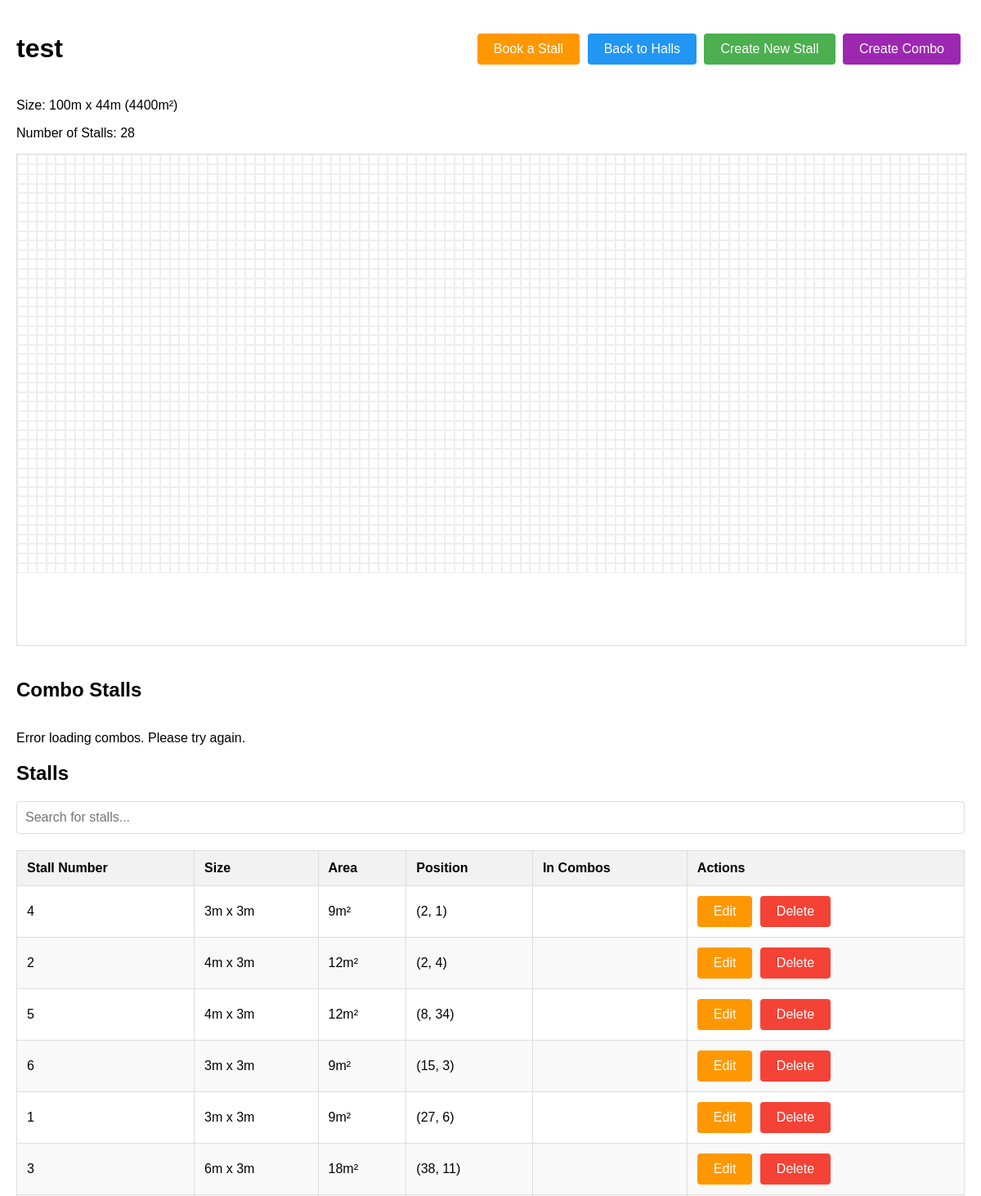
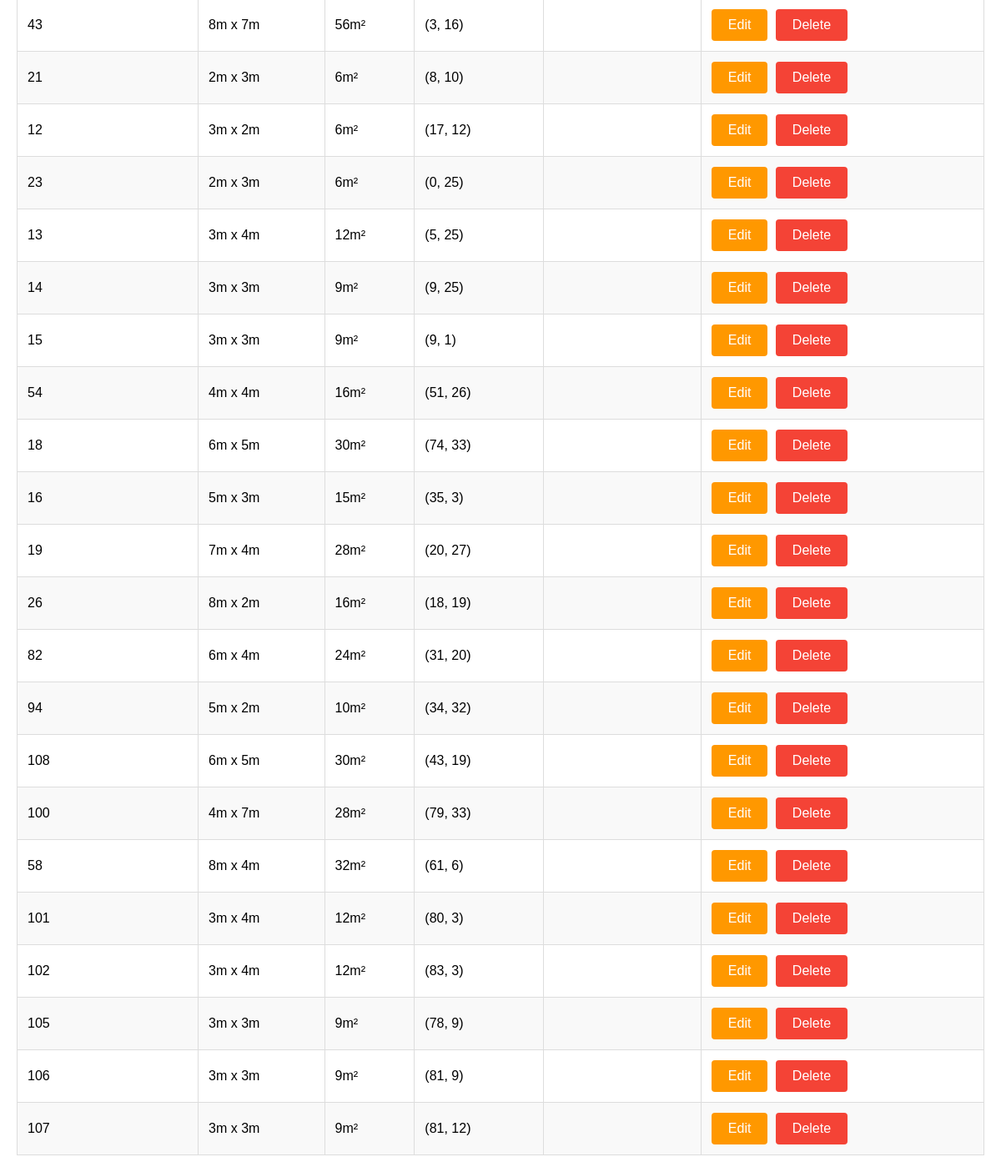
Screenshot of /halls/1/ with the database file from the repository (2 pictures, top to bottom).
### halls/models.py (models this page shows, shortened)
class Hall(models.Model):
    name = models.CharField(max_length=100)
    length = models.IntegerField(help_text="Length in meters")
    breadth = models.IntegerField(help_text="Breadth in meters")
    @property
    def total_area(self):
        return self.length * self.breadth

class Stall(models.Model):
    STATUS_CHOICES = [
        ('available', 'Available'),
        ('booked', 'Booked'),
        ('blocked', 'Blocked'),
    ]
    hall = models.ForeignKey(Hall, on_delete=models.CASCADE, related_name='stalls')
    stall_number = models.CharField(max_length=20)
    x_start = models.IntegerField()
    y_start = models.IntegerField()
    width = models.IntegerField()
    height = models.IntegerField()
    selected_boxes = models.JSONField(default=list)
    status = models.CharField(max_length=20, choices=STATUS_CHOICES, default='available')
    price = models.DecimalField(max_digits=10, decimal_places=2, default=10.00)
    @property
    def area(self):
        return self.width * self.height

### halls/views.py (the view)
# urls.py: path('halls/<int:hall_id>/', views.hall_detail, name='hall_detail'),
def hall_detail(request, hall_id):
    hall = get_object_or_404(Hall, id=hall_id)
    stalls = hall.stalls.all()
    return render(request, 'halls/hall_detail.html', {'hall': hall, 'stalls': stalls})

### templates/halls/hall_detail.html (shortened to what this page needs)
<!DOCTYPE html>
<html lang="en">
<head>
</head>
<body>
    <div class="container">
        <div class="header">
            <h1>{{ hall.name }}</h1>
            <div>
                <a href="{% url 'stall_booking' hall.id %}" class="btn" style="background-color: #FF9800;">Book a Stall</a>
                <a href="{% url 'index' %}" class="btn" style="background-color: #2196F3;">Back to Halls</a>
                <a href="{% url 'create_stall' hall.id %}" class="btn">Create New Stall</a>
                <button id="create-combo-btn" class="btn" style="background-color: #9C27B0;">Create Combo</button>
            </div>
        </div>
        <div class="hall-info">
            <p>Size: {{ hall.length }}m x {{ hall.breadth }}m ({{ hall.total_area }}m²)</p>
            <p>Number of Stalls: {{ hall.stalls.count }}</p>
        </div>
        <div class="hall-display" id="hall-display"
             style="width: 100%; height: 600px;"
             data-hall-id="{{ hall.id }}"
             data-length="{{ hall.length }}"
             data-breadth="{{ hall.breadth }}">
        </div>
        <div class="combo-list">
            <div class="section-header">
                <h2>Combo Stalls</h2>
            </div>
            <div id="combo-table-container">
            </div>
        </div>
        <div class="stall-list">
            <h2>Stalls</h2>
            {% if stalls %}
            <div class="search-container">
                <input type="text" id="stallSearchInput" placeholder="Search for stalls..." class="search-input">
            </div>
            <table class="stall-table" id="stallTable">
                <thead>
                    <tr>
                        <th>Stall Number</th>
                        <th>Size</th>
                        <th>Area</th>
                        <th>Position</th>
                        <th>In Combos</th>
                        <th>Actions</th>
                    </tr>
                </thead>
                <tbody>
                    {% for stall in stalls %}
                    <tr data-stall-id="{{ stall.id }}">
                        <td>{{ stall.stall_number }}</td>
                        <td>{{ stall.width }}m x {{ stall.height }}m</td>
                        <td>{{ stall.area }}m²</td>
                        <td>({{ stall.x_start }}, {{ stall.y_start }})</td>
                        <td class="stall-combos"></td>
                        <td>
                            <button class="btn btn-warning edit-stall-btn" data-stall-id="{{ stall.id }}" data-stall-number="{{ stall.stall_number }}">Edit</button>
                            <a href="{% url 'delete_stall' hall.id stall.id %}" class="btn btn-danger" onclick="return confirm('Are you sure you want to delete this stall?')">Delete</a>
                        </td>
                    </tr>
                    {% endfor %}
                </tbody>
            </table>
            {% else %}
            <p>No stalls created yet. Create a new stall to get started.</p>
            {% endif %}
        </div>
    </div>
</body>
</html>

### templates/halls/hall_detail.html (style rules this page uses)
body { font-family: Arial, sans-serif; margin: 0; padding: 20px; }
.container { max-width: 1200px; margin: 0 auto; }
.header { display: flex; justify-content: space-between; align-items: center; margin-bottom: 20px; }
.btn { background-color: #4CAF50; border: none; color: white; padding: 10px 20px; text-align: center; text-decoration: none; display: inline-block; font-size: 16px; cursor: pointer; border-radius: 4px; margin-right: 5px; }
.btn-danger { background-color: #f44336; }
.btn-warning { background-color: #FF9800; }
.hall-display { border: 1px solid #ddd; overflow: auto; margin-bottom: 20px; position: relative; }
.stall-table, .combo-table { width: 100%; border-collapse: collapse; margin-top: 20px; }
.stall-table th, .stall-table td, .combo-table th, .combo-table td { border: 1px solid #ddd; padding: 12px; text-align: left; }
.stall-table th, .combo-table th { background-color: #f2f2f2; font-weight: bold; }
.stall-table tr:nth-child(even), .combo-table tr:nth-child(even) { background-color: #f9f9f9; }
.search-container { margin-bottom: 15px; position: relative; }
.search-input { width: 100%; padding: 10px; font-size: 16px; border: 1px solid #ddd; border-radius: 4px; box-sizing: border-box; }
.section-header { display: flex; justify-content: space-between; align-items: center; margin-bottom: 10px; }

### rows the page displays
Hall: name "test", length "100", breadth "44", total_area "4400", stalls.count "28"
Stall: stall_number "4", width "3", height "3", area "9", x_start "2", y_start "1"
Stall: stall_number "2", width "4", height "3", area "12", x_start "2", y_start "4"
Stall: stall_number "5", width "4", height "3", area "12", x_start "8", y_start "34"
Stall: stall_number "6", width "3", height "3", area "9", x_start "15", y_start "3"
Stall: stall_number "1", width "3", height "3", area "9", x_start "27", y_start "6"
Stall: stall_number "3", width "6", height "3", area "18", x_start "38", y_start "11"
Stall: stall_number "43", width "8", height "7", area "56", x_start "3", y_start "16"
Stall: stall_number "21", width "2", height "3", area "6", x_start "8", y_start "10"
Stall: stall_number "12", width "3", height "2", area "6", x_start "17", y_start "12"
Stall: stall_number "23", width "2", height "3", area "6", x_start "0", y_start "25"
Stall: stall_number "13", width "3", height "4", area "12", x_start "5", y_start "25"
Stall: stall_number "14", width "3", height "3", area "9", x_start "9", y_start "25"
Stall: stall_number "15", width "3", height "3", area "9", x_start "9", y_start "1"
Stall: stall_number "54", width "4", height "4", area "16", x_start "51", y_start "26"
Stall: stall_number "18", width "6", height "5", area "30", x_start "74", y_start "33"
Stall: stall_number "16", width "5", height "3", area "15", x_start "35", y_start "3"
Stall: stall_number "19", width "7", height "4", area "28", x_start "20", y_start "27"
Stall: stall_number "26", width "8", height "2", area "16", x_start "18", y_start "19"
Stall: stall_number "82", width "6", height "4", area "24", x_start "31", y_start "20"
Stall: stall_number "94", width "5", height "2", area "10", x_start "34", y_start "32"
Stall: stall_number "108", width "6", height "5", area "30", x_start "43", y_start "19"
Stall: stall_number "100", width "4", height "7", area "28", x_start "79", y_start "33"
Stall: stall_number "58", width "8", height "4", area "32", x_start "61", y_start "6"
Stall: stall_number "101", width "3", height "4", area "12", x_start "80", y_start "3"
Stall: stall_number "102", width "3", height "4", area "12", x_start "83", y_start "3"
Stall: stall_number "105", width "3", height "3", area "9", x_start "78", y_start "9"
Stall: stall_number "106", width "3", height "3", area "9", x_start "81", y_start "9"
Stall: stall_number "107", width "3", height "3", area "9", x_start "81", y_start "12"
